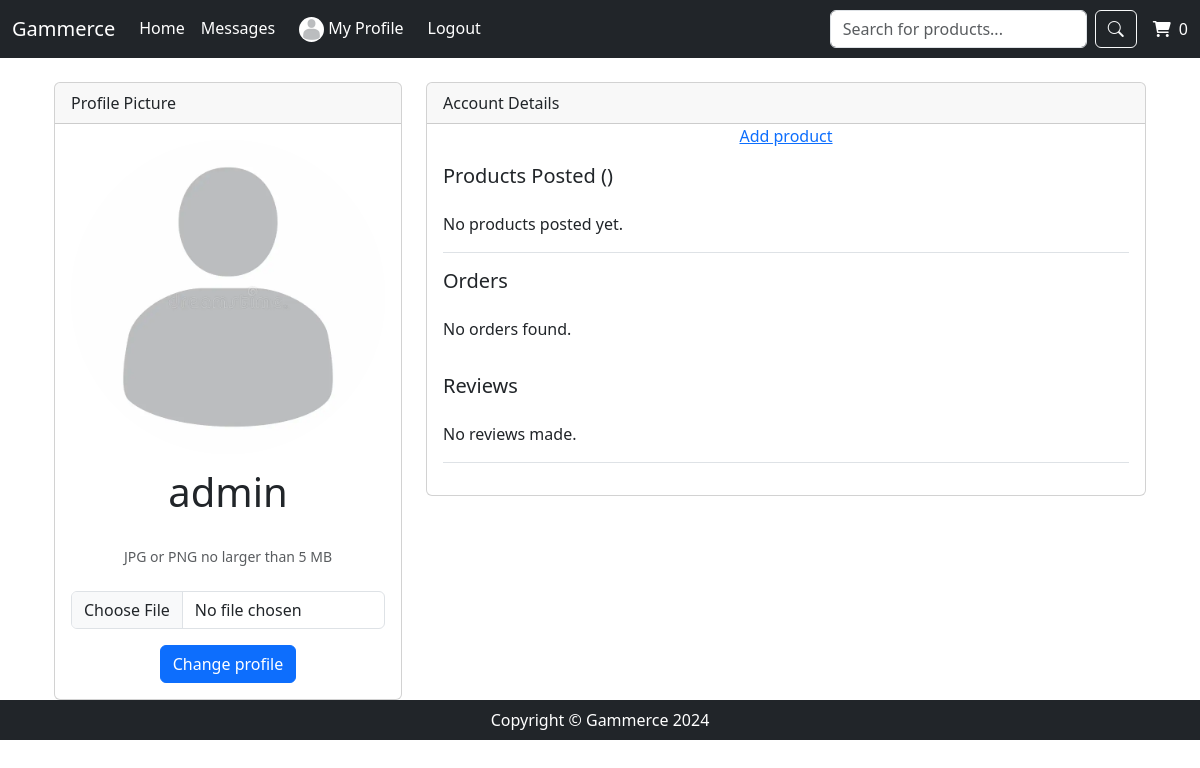
The app's page /profile/edit/ (signed in) with its own data.
### core/models.py (models this page shows, shortened)
class User(AbstractBaseUser):
    email = models.EmailField(unique=True)
    username = models.CharField(max_length=100, unique=True)
    date_joined = models.DateTimeField(auto_now_add=True)
    active = models.BooleanField(default=True)
    staff = models.BooleanField(default=False)
    admin = models.BooleanField(default=False)
    seller = models.BooleanField(default=False)
    USERNAME_FIELD = 'email'
    REQUIRED_FIELDS = ['username']
    objects = UserManager()
    @property
    def is_active(self):
        return self.active
    @property
    def is_seller(self):
        return self.seller

class Profile(models.Model):
    user = models.OneToOneField(User, on_delete=models.CASCADE)
    products = models.ManyToManyField('products.Products', related_name='products', null=True, blank=True)
    orders = models.ManyToManyField('products.Order', related_name='orders', null=True, blank=True)
    reviews = models.ManyToManyField('products.Review', related_name='reviews', null=True, blank=True)
    profile_picture = models.ImageField(upload_to='profile_pictures/', null=True, blank=True, default='image/default.webp')

### core/views.py (the view)
# urls.py: path('profile/edit/', EditProfile, name='EditProfile'),
def EditProfile(request):
    profile = get_object_or_404(Profile, user=request.user)
    if request.method == 'POST':
        profile.profile_picture = request.FILES.get('profile_picture', profile.profile_picture)
        profile.save()
        return redirect('profile')
    return render(request, 'profile/profile_view.html', {'profile': profile})

### templates/profile/profile_view.html (shortened to what this page needs)
{% extends 'base.html' %} {% load static %}
{% block content %}
<body>
    <div class="container-xl px-4 mt-4">
        <div class="row">
            <div class="col-xl-4">
                <div class="card mb-4 mb-xl-0">
                    <div class="card-header">Profile Picture</div>
                    <div class="card-body text-center">
                        <img class="img-account-profile rounded-circle mb-2 profile-avatar" src="{{ profile.profile_picture.url }}" alt="Profile Picture">
                        <div style="font-size: 2.5rem;" class="font-italic  mb-4">{{request.user.username}}</div>
                        <div class="small font-italic text-muted mb-4">JPG or PNG no larger than 5 MB</div>
                        <form action="{%url 'EditProfile'%}" method="post" enctype="multipart/form-data">
                            <input type="file" name="profile_picture" class="form-control">
                            <button type="submit" class="btn btn-primary mt-3">Change profile</button>
                        </form>
                    </div>
                </div>
            </div>
            <div class="col-xl-8">
                <div class="card mb-4">
                    <div class="card-header">Account Details</div>
                    {% if request.user.is_seller %}
                    <a href="{% url 'createProduct' %}" class="text-center">Add product</a> {% endif %}
                    <div class="card-body">
                        <h5 class="card-title">Products Posted ({{ products.count }})</h5>
                        <ul class="list-unstyled mb-3">
                            {% for product in products %}
                            <li class="d-flex align-items-center border-bottom py-3">
                                <img class="mr-3" src="{{ product.image.url }}" alt="{{ product.name }}" style="width: 50px; height: auto;">
                                <div class="flex-grow-1">
                                    <span>{{ product.name }}</span>
                                    <div class="text-muted">{{ product.price }} USD - Posted on {{ product.created_at }}</div>
                                </div>
                                <a href="{% url 'viewProduct' product.id %}" class="btn btn-sm btn-primary ml-auto">View Product</a>
                            </li>
                            {% empty %}
                            <li class="border-bottom py-3">No products posted yet.</li>
                            {% endfor %}
                        </ul>
                        <h5 class="card-title">Orders</h5>
                        <ul class="list-unstyled mb-3">
                            {% for order in orders %}
                            <li class="border-bottom py-3">Order #{{ order.id }} - {{ order.total_price }} USD </li>
                            {% empty %}
                            <li class="border-bottom py-3 border-white">No orders found.</li>
                            {% endfor %}
                        </ul>
                        <h5 class="card-title">Reviews</h5>
                        <ul class="list-unstyled">
                            {% for review in reviews %}
                            <li class="border-bottom py-3">{{ review.product.name }} - {{ review.rating }} stars - "{{ review.comment }}"</li>
                            {% empty %}
                            <li class="border-bottom py-3">No reviews made.</li>
                            {% endfor %}
                        </ul>
                    </div>
                </div>
            </div>
        </div>
    </div>
</body>
{% endblock %}

### templates/header.html (shortened to what this page needs)
{% load static %}
<head>
    <link href="https://cdn.jsdelivr.net/npm/bootstrap@5.3.3/dist/css/bootstrap.min.css" rel="stylesheet">
</head>
<nav class="navbar navbar-expand-sm bg-dark">
    <div class="container-fluid">
        <a class="navbar-brand text-white" href="{% url 'index' %}">Gammerce</a>
        <div class="collapse navbar-collapse" id="navbarMenu">
            <ul class="navbar-nav me-auto mb-2 mb-lg-0">
                <li class="nav-item">
                    <a class="nav-link text-white" href="{% url 'index' %}">Home</a>
                </li>
                <li class="nav-item">
                    <a class="nav-link text-white" href="{% url 'chats' %}">Messages</a>
                </li>
                <li class="nav-item d-flex flex-container">
                    <a class="nav-link text-white ms-2" href="{% url 'profile' %}">
                        <img src="{{ request.user.profile.profile_picture.url }}" alt="Your Profile Picture" class="profile-pic rounded-circle" style="width: 25px; height: 25px; border-radius: 50%;"> My Profile
                    </a>
                </li>
                <li class="nav-item d-flex flex-container">
                    <a class="nav-link text-white ms-2" href="{% url 'logout' %}">Logout</a>
                </li>
            </ul>
            <form method="GET" action="{% url 'index' %}" class="d-flex">
                <input class="form-control me-2" type="search" name="search" placeholder="Search for products..." value="{{ search_query|default_if_none:'' }}">
                <button class="btn btn-outline-light" type="submit">
                    <i class="bi bi-search"></i>
                </button>
            </form>
            <div class="cart d-flex align-items-center ms-3">
                <a href="{% url 'cart' %}" style="text-decoration: none;">
                    <i class="fa fa-shopping-cart cart-icon text-white"></i>
                    <span class="cart-count ms-1 text-white">{{ request.session.cart | length }}</span>
                </a>
            </div>
        </div>
    </div>
</nav>

### static_my_project/css/style.css (style rules this page uses)
body { margin: 0; overflow-x: hidden; }
img { max-width: 100%; height: auto; }

### records on screen
User: user.profile.profile_picture (placeholder picture), user.username "admin"
Profile: profile_picture (placeholder picture)

### other values on screen
{{ request.session.cart | length }} "0"
